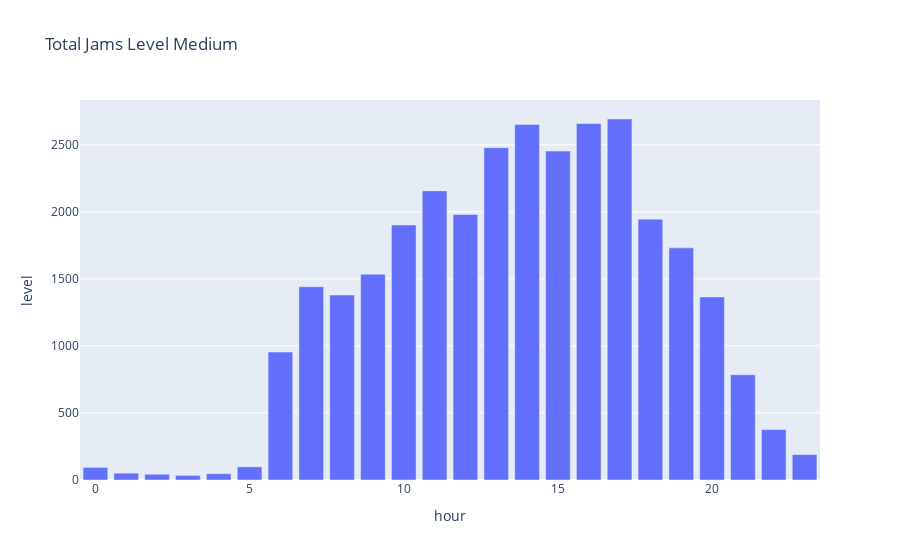

Here is the notebook cell this chart was saved with:
### Code cell
px.bar(
    jams[jams.level==2].groupby('hour')['level'].count().reset_index(),
    x='hour',
    y='level',
    title='Total Jams Level Medium'
)

### Figure 1 — Plotly figure (JSON) as saved in the notebook; plotly's stock layout.template omitted (floating-point values rounded to 4 significant figures)
{"data": [{"alignmentgroup": "True", "hovertemplate": "hour=%{x}<br>level=%{y}<extra></extra>", "legendgroup": "", "marker": {"color": "#636efa", "pattern": {"shape": ""}}, "name": "", "offsetgroup": "", "orientation": "v", "showlegend": false, "textposition": "auto", "type": "bar", "x": [0, 1, 2, 3, 4, 5, 6, 7, 8, 9, 10, 11, 12, 13, 14, 15, 16, 17, 18, 19, 20, 21, 22, 23], "xaxis": "x", "y": [94, 51, 43, 34, 47, 98, 954, 1441, 1379, 1535, 1901, 2156, 1980, 2478, 2651, 2453, 2659, 2692, 1945, 1731, 1365, 785, 376, 190], "yaxis": "y"}], "layout": {"barmode": "relative", "legend": {"tracegroupgap": 0}, "title": {"text": "Total Jams Level Medium"}, "xaxis": {"anchor": "y", "domain": [0, 1], "title": {"text": "hour"}}, "yaxis": {"anchor": "x", "domain": [0, 1], "title": {"text": "level"}}}}
